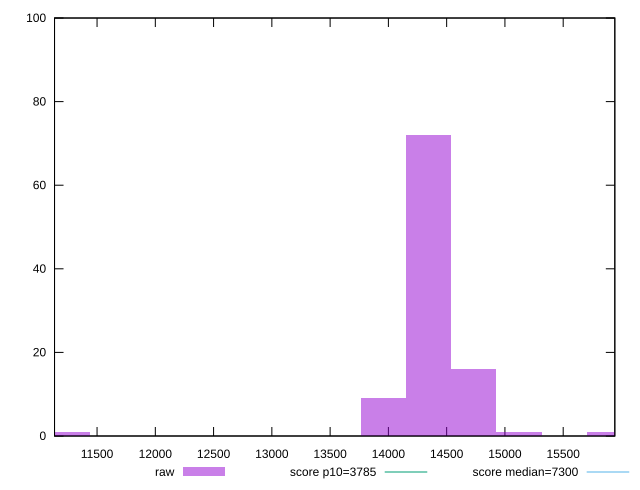

The gnuplot source for this figure:
reset

$raw <<EOF
15120.990480610908 1
15896.425889873008 1
14345.555071348812 72
14733.27277597986 16
13957.837366717762 9
11243.81343430042 1
EOF

set key outside below
set boxwidth 387.71770463104895
set xrange [11135.137999999999:15943.059000000001]
set yrange [0:100]
set trange [0:100]
set style fill transparent solid 0.5 noborder

set parametric
set terminal svg size 640, 490 enhanced background rgb 'white'
set output "report_00017_2021-02-10T15-08-03.406Z/interactive/samples/pages/raw/histogram.svg"

plot $raw title "raw" with boxes, \
     3785,t title "score p10=3785", \
     7300,t title "score median=7300"

reset
